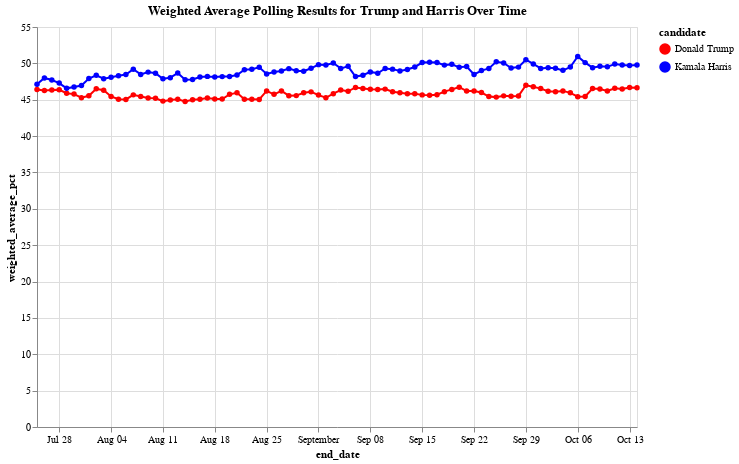

Notebook source saved alongside this figure:
### Code cell
# Pivot the data so that we have both candidates' weighted averages in the same row for each end_date
df_pivot = df_weighted_averages.pivot(index='end_date', columns='candidate_name', values='weighted_average_pct').reset_index()

# Create the line chart with points, showing both candidates' weighted percentages in the tooltip
chart = alt.Chart(df_pivot).transform_fold(
    ['Donald Trump', 'Kamala Harris'],  # Specify the candidates to include
    as_=['candidate', 'weighted_average_pct']  # Assign new names for the folded fields
).mark_line(point=True).encode(
    x='end_date:T',  # Temporal encoding for end_date
    y='weighted_average_pct:Q',  # Quantitative encoding for weighted averages
    color=alt.Color('candidate:N', scale=alt.Scale(domain=['Donald Trump', 'Kamala Harris'], range=['red', 'blue'])),  # Custom colors
    tooltip=['end_date:T', 'Kamala Harris:Q','Donald Trump:Q']  # Tooltip to display both candidates' percentages
).properties(
    title='Weighted Average Polling Results for Trump and Harris Over Time',
    width=600,
    height=400
)

chart.show()

### Figure 1 — Vega-Lite specification as saved in the notebook (floating-point values rounded to 4 significant figures)
{"config": {"view": {"continuousWidth": 300, "continuousHeight": 300}}, "data": {"name": "data-64ecaba7688279d4b482c8f1ac341f74"}, "mark": {"type": "line", "point": true}, "encoding": {"color": {"field": "candidate", "scale": {"domain": ["Donald Trump", "Kamala Harris"], "range": ["red", "blue"]}, "type": "nominal"}, "tooltip": [{"field": "end_date", "type": "temporal"}, {"field": "Kamala Harris", "type": "quantitative"}, {"field": "Donald Trump", "type": "quantitative"}], "x": {"field": "end_date", "type": "temporal"}, "y": {"field": "weighted_average_pct", "type": "quantitative"}}, "height": 400, "title": "Weighted Average Polling Results for Trump and Harris Over Time", "transform": [{"fold": ["Donald Trump", "Kamala Harris"], "as": ["candidate", "weighted_average_pct"]}], "width": 600, "$schema": "https://vega.github.io/schema/vega-lite/v5.20.1.json", "datasets": {"data-64ecaba7688279d4b482c8f1ac341f74": [{"end_date": "2024-07-25T00:00:00", "Donald Trump": 46.41, "Kamala Harris": 47.14}, {"end_date": "2024-07-26T00:00:00", "Donald Trump": 46.26, "Kamala Harris": 47.99}, {"end_date": "2024-07-27T00:00:00", "Donald Trump": 46.35, "Kamala Harris": 47.72}, {"end_date": "2024-07-28T00:00:00", "Donald Trump": 46.37, "Kamala Harris": 47.29}, {"end_date": "2024-07-29T00:00:00", "Donald Trump": 45.9, "Kamala Harris": 46.56}, {"end_date": "2024-07-30T00:00:00", "Donald Trump": 45.77, "Kamala Harris": 46.75}, {"end_date": "2024-07-31T00:00:00", "Donald Trump": 45.28, "Kamala Harris": 46.94}, {"end_date": "2024-08-01T00:00:00", "Donald Trump": 45.54, "Kamala Harris": 47.91}, {"end_date": "2024-08-02T00:00:00", "Donald Trump": 46.51, "Kamala Harris": 48.36}, {"end_date": "2024-08-03T00:00:00", "Donald Trump": 46.31, "Kamala Harris": 47.89}, {"end_date": "2024-08-04T00:00:00", "Donald Trump": 45.45, "Kamala Harris": 48.09}, {"end_date": "2024-08-05T00:00:00", "Donald Trump": 45.08, "Kamala Harris": 48.3}, {"end_date": "2024-08-06T00:00:00", "Donald Trump": 45.04, "Kamala Harris": 48.46}, {"end_date": "2024-08-07T00:00:00", "Donald Trump": 45.67, "Kamala Harris": 49.19}, {"end_date": "2024-08-08T00:00:00", "Donald Trump": 45.46, "Kamala Harris": 48.48}, {"end_date": "2024-08-09T00:00:00", "Donald Trump": 45.24, "Kamala Harris": 48.8}, {"end_date": "2024-08-10T00:00:00", "Donald Trump": 45.19, "Kamala Harris": 48.65}, {"end_date": "2024-08-11T00:00:00", "Donald Trump": 44.81, "Kamala Harris": 47.87}, {"end_date": "2024-08-12T00:00:00", "Donald Trump": 44.97, "Kamala Harris": 48.04}, {"end_date": "2024-08-13T00:00:00", "Donald Trump": 45.06, "Kamala Harris": 48.67}, {"end_date": "2024-08-14T00:00:00", "Donald Trump": 44.75, "Kamala Harris": 47.76}, {"end_date": "2024-08-15T00:00:00", "Donald Trump": 44.99, "Kamala Harris": 47.78}, {"end_date": "2024-08-16T00:00:00", "Donald Trump": 45.07, "Kamala Harris": 48.12}, {"end_date": "2024-08-17T00:00:00", "Donald Trump": 45.22, "Kamala Harris": 48.21}, {"end_date": "2024-08-18T00:00:00", "Donald Trump": 45.09, "Kamala Harris": 48.12}, {"end_date": "2024-08-19T00:00:00", "Donald Trump": 45.1, "Kamala Harris": 48.18}, {"end_date": "2024-08-20T00:00:00", "Donald Trump": 45.74, "Kamala Harris": 48.21}, {"end_date": "2024-08-21T00:00:00", "Donald Trump": 45.96, "Kamala Harris": 48.4}, {"end_date": "2024-08-22T00:00:00", "Donald Trump": 45.05, "Kamala Harris": 49.14}, {"end_date": "2024-08-23T00:00:00", "Donald Trump": 45.08, "Kamala Harris": 49.19}, {"end_date": "2024-08-24T00:00:00", "Donald Trump": 45.04, "Kamala Harris": 49.47}, {"end_date": "2024-08-25T00:00:00", "Donald Trump": 46.21, "Kamala Harris": 48.54}, {"end_date": "2024-08-26T00:00:00", "Donald Trump": 45.74, "Kamala Harris": 48.8}, {"end_date": "2024-08-27T00:00:00", "Donald Trump": 46.21, "Kamala Harris": 48.94}, {"end_date": "2024-08-28T00:00:00", "Donald Trump": 45.56, "Kamala Harris": 49.28}, {"end_date": "2024-08-29T00:00:00", "Donald Trump": 45.56, "Kamala Harris": 48.99}, {"end_date": "2024-08-30T00:00:00", "Donald Trump": 45.96, "Kamala Harris": 48.92}, {"end_date": "2024-08-31T00:00:00", "Donald Trump": 46.08, "Kamala Harris": 49.32}, {"end_date": "2024-09-01T00:00:00", "Donald Trump": 45.64, "Kamala Harris": 49.83}, {"end_date": "2024-09-02T00:00:00", "Donald Trump": 45.27, "Kamala Harris": 49.79}, {"end_date": "2024-09-03T00:00:00", "Donald Trump": 45.83, "Kamala Harris": 50.05}, {"end_date": "2024-09-04T00:00:00", "Donald Trump": 46.34, "Kamala Harris": 49.31}, {"end_date": "2024-09-05T00:00:00", "Donald Trump": 46.16, "Kamala Harris": 49.59}, {"end_date": "2024-09-06T00:00:00", "Donald Trump": 46.69, "Kamala Harris": 48.19}, {"end_date": "2024-09-07T00:00:00", "Donald Trump": 46.56, "Kamala Harris": 48.38}, {"end_date": "2024-09-08T00:00:00", "Donald Trump": 46.44, "Kamala Harris": 48.83}, {"end_date": "2024-09-09T00:00:00", "Donald Trump": 46.4, "Kamala Harris": 48.64}, {"end_date": "2024-09-10T00:00:00", "Donald Trump": 46.46, "Kamala Harris": 49.29}, {"end_date": "2024-09-11T00:00:00", "Donald Trump": 46.1, "Kamala Harris": 49.21}, {"end_date": "2024-09-12T00:00:00", "Donald Trump": 45.95, "Kamala Harris": 48.95}, {"end_date": "2024-09-13T00:00:00", "Donald Trump": 45.81, "Kamala Harris": 49.16}, {"end_date": "2024-09-14T00:00:00", "Donald Trump": 45.81, "Kamala Harris": 49.5}, {"end_date": "2024-09-15T00:00:00", "Donald Trump": 45.67, "Kamala Harris": 50.11}, {"end_date": "2024-09-16T00:00:00", "Donald Trump": 45.6, "Kamala Harris": 50.16}, {"end_date": "2024-09-17T00:00:00", "Donald Trump": 45.69, "Kamala Harris": 50.11}, {"end_date": "2024-09-18T00:00:00", "Donald Trump": 46.11, "Kamala Harris": 49.76}, {"end_date": "2024-09-19T00:00:00", "Donald Trump": 46.42, "Kamala Harris": 49.87}, {"end_date": "2024-09-20T00:00:00", "Donald Trump": 46.72, "Kamala Harris": 49.46}, {"end_date": "2024-09-21T00:00:00", "Donald Trump": 46.19, "Kamala Harris": 49.56}, {"end_date": "2024-09-22T00:00:00", "Donald Trump": 46.21, "Kamala Harris": 48.48}, {"end_date": "2024-09-23T00:00:00", "Donald Trump": 45.99, "Kamala Harris": 49.01}, {"end_date": "2024-09-24T00:00:00", "Donald Trump": 45.44, "Kamala Harris": 49.3}, {"end_date": "2024-09-25T00:00:00", "Donald Trump": 45.36, "Kamala Harris": 50.21}, {"end_date": "2024-09-26T00:00:00", "Donald Trump": 45.53, "Kamala Harris": 50.05}, {"end_date": "2024-09-27T00:00:00", "Donald Trump": 45.48, "Kamala Harris": 49.36}, {"end_date": "2024-09-28T00:00:00", "Donald Trump": 45.53, "Kamala Harris": 49.48}, {"end_date": "2024-09-29T00:00:00", "Donald Trump": 46.98, "Kamala Harris": 50.5}, {"end_date": "2024-09-30T00:00:00", "Donald Trump": 46.79, "Kamala Harris": 49.92}, {"end_date": "2024-10-01T00:00:00", "Donald Trump": 46.53, "Kamala Harris": 49.31}, {"end_date": "2024-10-02T00:00:00", "Donald Trump": 46.18, "Kamala Harris": 49.41}, {"end_date": "2024-10-03T00:00:00", "Donald Trump": 46.09, "Kamala Harris": 49.32}, {"end_date": "2024-10-04T00:00:00", "Donald Trump": 46.21, "Kamala Harris": 49.04}, {"end_date": "2024-10-05T00:00:00", "Donald Trump": 45.95, "Kamala Harris": 49.49}, {"end_date": "2024-10-06T00:00:00", "Donald Trump": 45.41, "Kamala Harris": 50.96}, {"end_date": "2024-10-07T00:00:00", "Donald Trump": 45.45, "Kamala Harris": 50.1}, {"end_date": "2024-10-08T00:00:00", "Donald Trump": 46.54, "Kamala Harris": 49.41}, {"end_date": "2024-10-09T00:00:00", "Donald Trump": 46.46, "Kamala Harris": 49.61}, {"end_date": "2024-10-10T00:00:00", "Donald Trump": 46.21, "Kamala Harris": 49.52}, {"end_date": "2024-10-11T00:00:00", "Donald Trump": 46.58, "Kamala Harris": 49.9}, {"end_date": "2024-10-12T00:00:00", "Donald Trump": 46.47, "Kamala Harris": 49.77}, {"end_date": "2024-10-13T00:00:00", "Donald Trump": 46.68, "Kamala Harris": 49.71}, {"end_date": "2024-10-14T00:00:00", "Donald Trump": 46.65, "Kamala Harris": 49.78}]}}
